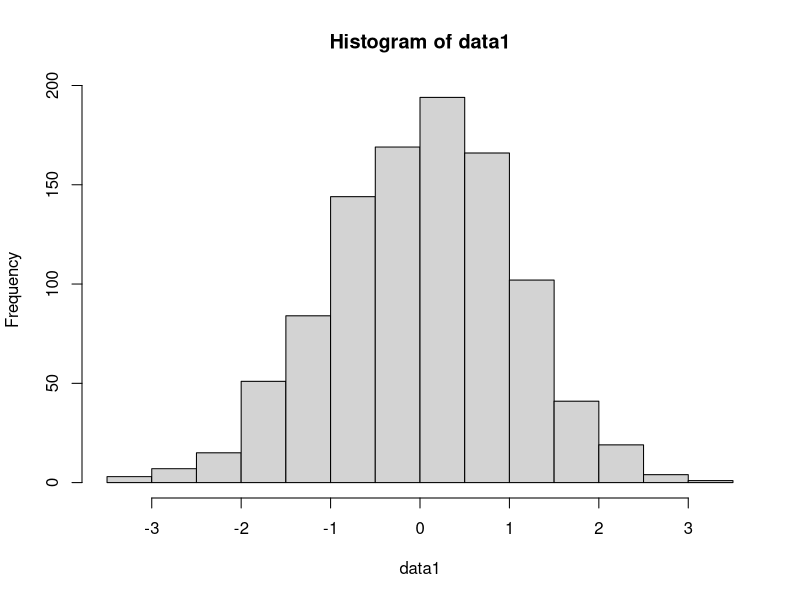
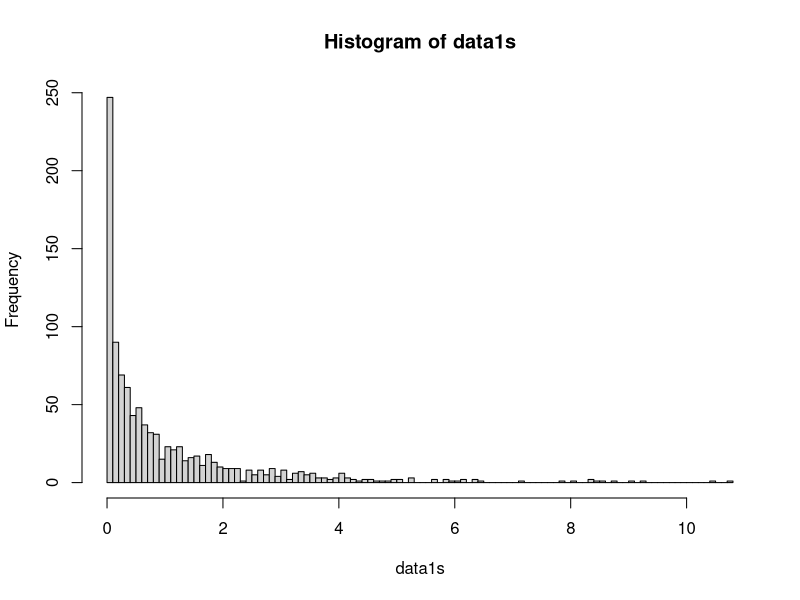
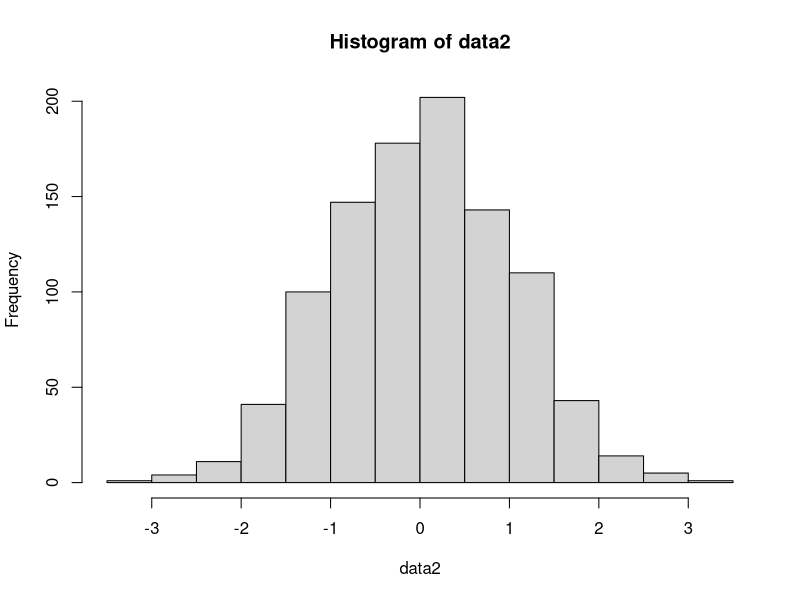
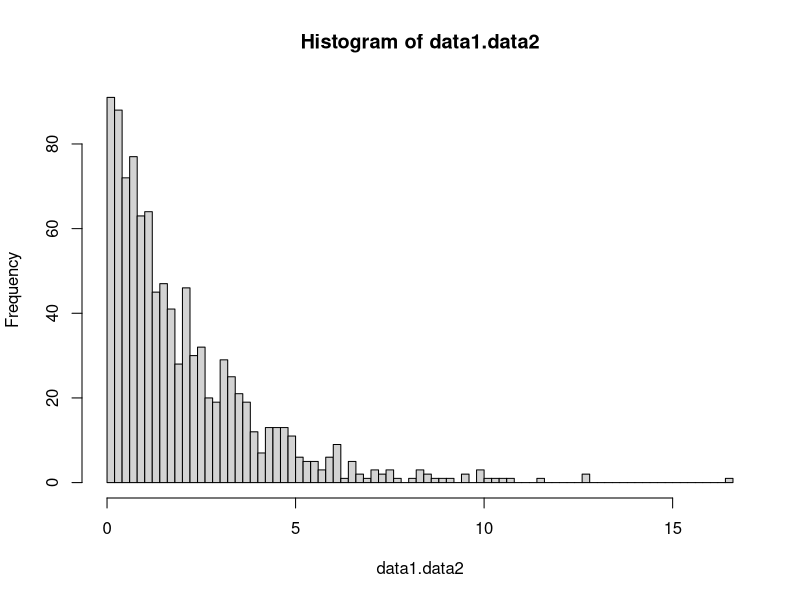
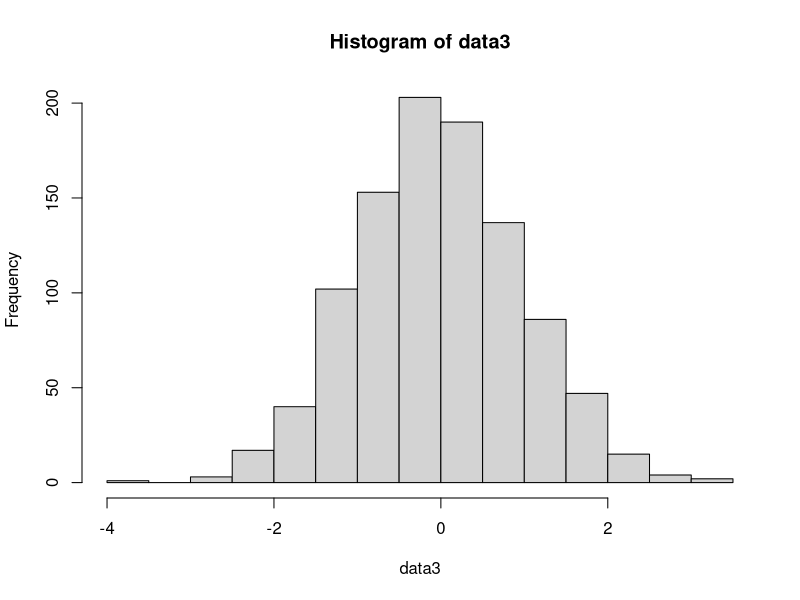
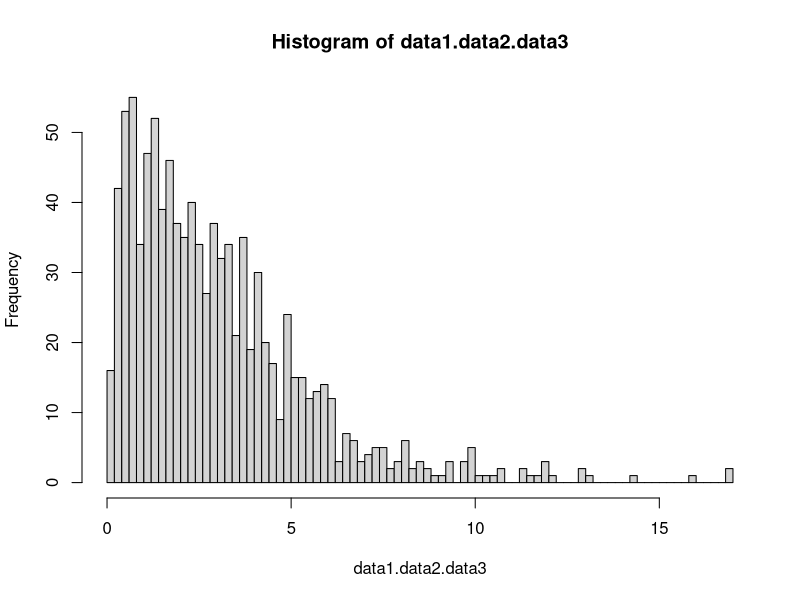
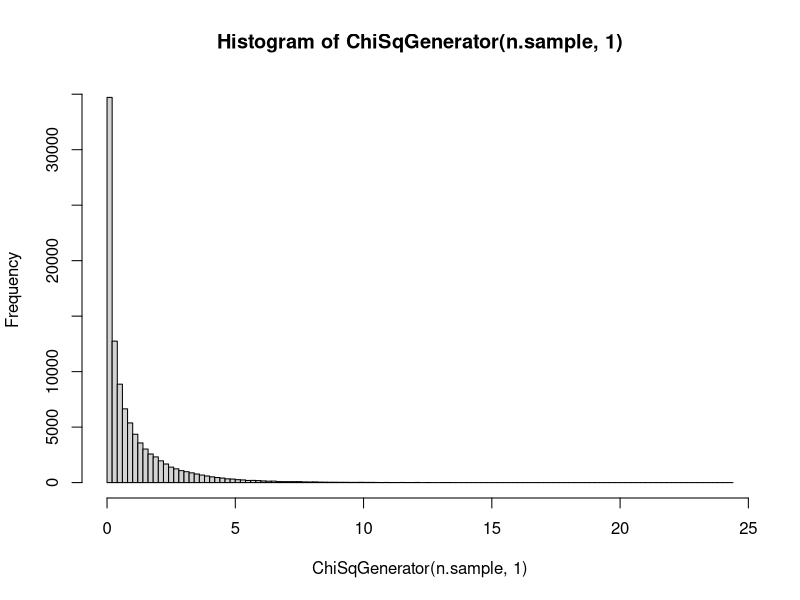
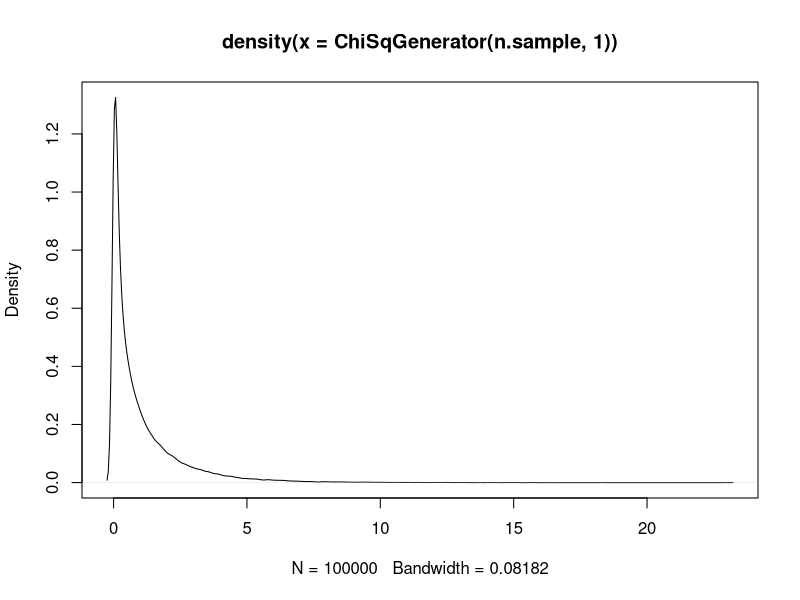

Reproduce these figures in R, in order.
############################## manual work #######################

data1= rnorm(1000,mean=0,sd=1)
hist (data1)
data1s = data1^2
hist(data1s,n=100)

data2 = rnorm(1000,mean=0,sd=1)
hist(data2)
data1.data2=data1^2+data2^2
hist(data1.data2,n=100)

data3 = rnorm(1000,mean=0,sd=1)
hist(data3)
data1.data2.data3=data1^2+data2^2+data3^2
hist(data1.data2.data3,n=100)

############################### automated ##############################

ChiSqGenerator = function(sample,df){
  chis.data = rep(0,sample)
  for(i in 1:df){
    norm.data = rnorm(sample,mean=0,sd=1)
    chis.data = chis.data+norm.data^2
  }
  
  return(chis.data)
}

n.sample = 100000
n.bin = 100

# 1 degree
hist(ChiSqGenerator(n.sample,1),n.bin)
d.1 = density(ChiSqGenerator(n.sample,1))
plot(d.1)

# 2 degree
hist(ChiSqGenerator(n.sample,2),n.bin)
d.2 = density(ChiSqGenerator(n.sample,2))
plot(d.2)

# 3 degree
hist(ChiSqGenerator(n.sample,3),n.bin)
d.3 = density(ChiSqGenerator(n.sample,3))
plot(d.3)

# 4 degree
hist(ChiSqGenerator(n.sample,4),n.bin)
d.4 = density(ChiSqGenerator(n.sample,4))
plot(d.4)

# 5 degree
hist(ChiSqGenerator(n.sample,5),n.bin)
d.5 = density(ChiSqGenerator(n.sample,5))
plot(d.5)

# 6 degree
hist(ChiSqGenerator(n.sample,6),n.bin)
d.6 = density(ChiSqGenerator(n.sample,6))
plot(d.6)

# 7 degree
hist(ChiSqGenerator(n.sample,7),n.bin)
d.7 = density(ChiSqGenerator(n.sample,7))
plot(d.7)

# 8 degree
hist(ChiSqGenerator(n.sample,8),n.bin)
d.8 = density(ChiSqGenerator(n.sample,8))
plot(d.8)

# 9 degree
hist(ChiSqGenerator(n.sample,9),n.bin)
d.9 = density(ChiSqGenerator(n.sample,9))
plot(d.9)

# 10 degree
hist(ChiSqGenerator(n.sample,10),n.bin)
d.10 = density(ChiSqGenerator(n.sample,10))
plot(d.10)
